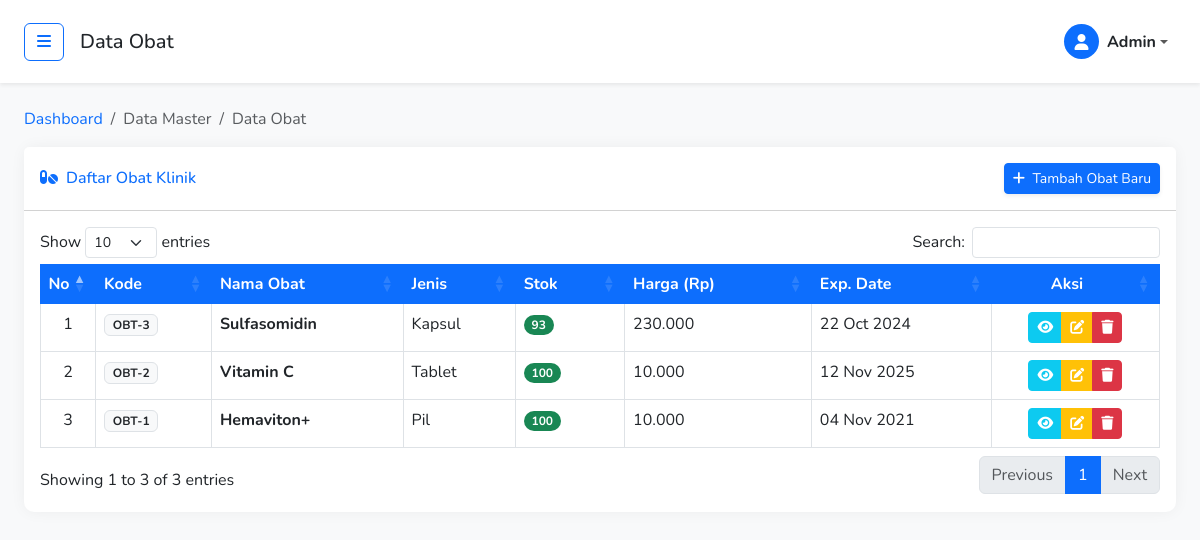
Page /data-master/data-obat/obat.php (signed in) on the committed database.
### tables this page shows
CREATE TABLE `tb_obat` (
  `id_obat` int NOT NULL,
  `kd_obat` varchar(10) NOT NULL,
  `nm_obat` varchar(30) NOT NULL,
  `jenis_obat` varchar(25) NOT NULL,
  `stok` int NOT NULL,
  `harga_obat` int NOT NULL,
  `exp_obat` date NOT NULL
);

### data-master/data-obat/obat.php (the view, shortened to what this page needs)
<?php
include '../../koneksi.php';
?>
<!DOCTYPE html>
<html lang="id">
<head>
    <link href="https://cdn.jsdelivr.net/npm/bootstrap@5.3.0/dist/css/bootstrap.min.css" rel="stylesheet">
    <link rel="stylesheet" href="https://cdnjs.cloudflare.com/ajax/libs/font-awesome/6.4.0/css/all.min.css">
    <link rel="stylesheet" href="https://cdn.datatables.net/1.13.4/css/dataTables.bootstrap5.min.css">
</head>
<body>
    <div class="d-flex" id="wrapper">
        <div id="page-content-wrapper">
            <nav class="navbar navbar-expand-lg navbar-light bg-white py-3 px-4 shadow-sm">
                <div class="d-flex align-items-center">
                    <button class="btn btn-outline-primary" id="sidebarToggle"><i class="fas fa-bars"></i></button>
                    <h5 class="ms-3 mb-0 d-none d-md-block">Data Obat</h5>
                </div>
                <div class="collapse navbar-collapse" id="navbarSupportedContent">
                    <ul class="navbar-nav ms-auto mt-2 mt-lg-0">
                        <li class="nav-item dropdown">
                            <a class="nav-link dropdown-toggle d-flex align-items-center" href="#" id="navbarDropdown"
                                role="button" data-bs-toggle="dropdown">
                                <div class="bg-primary text-white rounded-circle me-2 d-flex justify-content-center align-items-center"
                                    style="width: 35px; height: 35px;">
                                    <i class="fas fa-user"></i>
                                </div>
                                <span class="fw-bold text-dark"><?= ucfirst($_SESSION["user"] ?? "User"); ?></span>
                            </a>
                        </li>
                    </ul>
                </div>
            </nav>
            <div class="container-fluid px-4 mt-4">
                <nav aria-label="breadcrumb">
                    <ol class="breadcrumb">
                        <li class="breadcrumb-item"><a href="../../index.php" class="text-decoration-none">Dashboard</a>
                        </li>
                        <li class="breadcrumb-item text-muted">Data Master</li>
                        <li class="breadcrumb-item active" aria-current="page">Data Obat</li>
                    </ol>
                </nav>
                <div class="card mb-4">
                    <div class="card-header bg-white py-3 d-flex justify-content-between align-items-center">
                        <h6 class="m-0 font-weight-bold text-primary"><i class="fas fa-pills me-2"></i>Daftar Obat
                            Klinik</h6>
                        <a href="obat_tambah.php" class="btn btn-primary btn-sm shadow-sm">
                            <i class="fas fa-plus me-1"></i> Tambah Obat Baru
                        </a>
                    </div>
                    <div class="card-body">
                        <div class="table-responsive">
                            <table class="table table-bordered table-hover w-100" id="dataTable">
                                <thead>
                                    <tr>
                                        <th width="5%" class="text-center">No</th>
                                        <th>Kode</th>
                                        <th>Nama Obat</th>
                                        <th>Jenis</th>
                                        <th>Stok</th>
                                        <th>Harga (Rp)</th>
                                        <th>Exp. Date</th>
                                        <th width="15%" class="text-center">Aksi</th>
                                    </tr>
                                </thead>
                                <tbody>
                                    <?php
                                    $nomor = 1;
                                    $ambil = $koneksi->query("SELECT * FROM tb_obat ORDER BY id_obat DESC");
                                    while ($pecah = $ambil->fetch_assoc()) {
                                    ?>
                                    <tr>
                                        <td class="text-center"><?= $nomor; ?></td>
                                        <td><span
                                                class="badge bg-light text-dark border"><?= $pecah['kd_obat']; ?></span>
                                        </td>
                                        <td class="fw-bold"><?= $pecah['nm_obat']; ?></td>
                                        <td><?= $pecah['jenis_obat']; ?></td>
                                        <td>
                                            <?php if ($pecah['stok'] <= 5) { ?>
                                            <span class="badge bg-danger rounded-pill"><?= $pecah['stok']; ?>
                                                (Kritis)</span>
                                            <?php } else { ?>
                                            <span class="badge bg-success rounded-pill"><?= $pecah['stok']; ?></span>
                                            <?php } ?>
                                        </td>
                                        <td><?= number_format($pecah['harga_obat'], 0, ',', '.'); ?></td>
                                        <td><?= date('d M Y', strtotime($pecah['exp_obat'])); ?></td>
                                        <td class="text-center">
                                            <div class="btn-group" role="group">
                                                <a href="obat_view.php?id_obat=<?= $pecah['id_obat']; ?>"
                                                    class="btn btn-info btn-sm text-white" title="Lihat Detail">
                                                    <i class="fas fa-eye"></i>
                                                </a>
                                                <a href="obat_ubah.php?id_obat=<?= $pecah['id_obat']; ?>"
                                                    class="btn btn-warning btn-sm text-white" title="Edit">
                                                    <i class="fas fa-edit"></i>
                                                </a>
                                                <a href="obat_hapus.php?id_obat=<?= $pecah['id_obat']; ?>"
                                                    class="btn btn-danger btn-sm" title="Hapus"
                                                    onclick="return confirm('Apakah Anda yakin ingin menghapus obat <?= $pecah['nm_obat']; ?>?');">
                                                    <i class="fas fa-trash"></i>
                                                </a>
                                            </div>
                                        </td>
                                    </tr>
                                    <?php $nomor++; } ?>
                                </tbody>
                            </table>
                        </div>
                    </div>
                </div>
            </div>
        </div>
    </div>
</body>
</html>

### data-master/data-obat/obat.php (style rules this page uses)
body { font-family: 'Nunito', sans-serif; background-color: #f8f9fa; overflow-x: hidden; }
#wrapper { display: flex; width: 100%; align-items: stretch; }
#page-content-wrapper { width: 100%; margin-left: 0; transition: margin 0.25s ease-out; }
.table thead th { background-color: #0d6efd; color: white; border: none; }
.card { border-radius: 10px; border: none; box-shadow: 0 0 15px rgba(0, 0, 0, 0.05); }

### rows in the picture
tb_obat: kd_obat "OBT-3", nm_obat "Sulfasomidin", jenis_obat "Kapsul", stok "93", harga_obat "230.000", exp_obat "22 Oct 2024"
tb_obat: kd_obat "OBT-2", nm_obat "Vitamin C", jenis_obat "Tablet", stok "100", harga_obat "10.000", exp_obat "12 Nov 2025"
tb_obat: kd_obat "OBT-1", nm_obat "Hemaviton+", jenis_obat "Pil", stok "100", harga_obat "10.000", exp_obat "04 Nov 2021"

### other values in the picture
$_SESSION["user"] "Admin"
